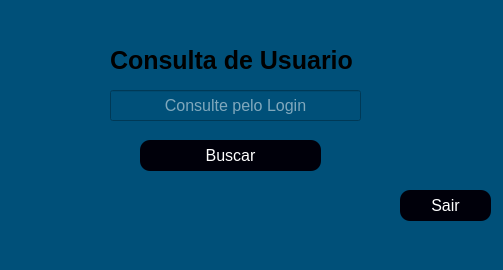
<?xml version="1.0" encoding="UTF-8"?>
<ui version="4.0">
 <class>MainWindow</class>
 <widget class="QMainWindow" name="MainWindow">
  <property name="geometry">
   <rect>
    <x>0</x>
    <y>0</y>
    <width>503</width>
    <height>270</height>
   </rect>
  </property>
  <property name="windowTitle">
   <string>MainWindow</string>
  </property>
  <property name="styleSheet">
   <string notr="true">background-color: rgb(0, 80, 121);</string>
  </property>
  <widget class="QWidget" name="centralwidget">
   <widget class="QPushButton" name="btn_buscar">
    <property name="geometry">
     <rect>
      <x>140</x>
      <y>140</y>
      <width>181</width>
      <height>31</height>
     </rect>
    </property>
    <property name="cursor">
     <cursorShape>PointingHandCursor</cursorShape>
    </property>
    <property name="styleSheet">
     <string notr="true">QPushButton{color: rgb(255, 255, 255); border-radius: 10px; font-size: 16px; background-color:rgb(0, 0, 10);;}

QPushButton:hover{background-color: #fff; color:black}

</string>
    </property>
    <property name="text">
     <string>Buscar</string>
    </property>
   </widget>
   <widget class="QPushButton" name="btn_voltar">
    <property name="geometry">
     <rect>
      <x>400</x>
      <y>190</y>
      <width>91</width>
      <height>31</height>
     </rect>
    </property>
    <property name="cursor">
     <cursorShape>PointingHandCursor</cursorShape>
    </property>
    <property name="styleSheet">
     <string notr="true">QPushButton{color: rgb(255, 255, 255); border-radius: 10px; font-size: 16px; background-color:rgb(0, 0, 10);;}

QPushButton:hover{background-color: #fff; color:black}

</string>
    </property>
    <property name="text">
     <string>Sair</string>
    </property>
   </widget>
   <widget class="QLabel" name="lbl_header">
    <property name="geometry">
     <rect>
      <x>110</x>
      <y>50</y>
      <width>261</width>
      <height>20</height>
     </rect>
    </property>
    <property name="font">
     <font>
      <pointsize>19</pointsize>
      <weight>75</weight>
      <bold>true</bold>
     </font>
    </property>
    <property name="text">
     <string>Consulta de Usuario</string>
    </property>
   </widget>
   <widget class="QLineEdit" name="inpt_login_2">
    <property name="geometry">
     <rect>
      <x>110</x>
      <y>90</y>
      <width>251</width>
      <height>31</height>
     </rect>
    </property>
    <property name="styleSheet">
     <string notr="true">color:#fff; font-size: 16px;</string>
    </property>
    <property name="text">
     <string/>
    </property>
    <property name="alignment">
     <set>Qt::AlignCenter</set>
    </property>
    <property name="placeholderText">
     <string>Consulte pelo Login</string>
    </property>
   </widget>
  </widget>
  <widget class="QMenuBar" name="menubar">
   <property name="geometry">
    <rect>
     <x>0</x>
     <y>0</y>
     <width>503</width>
     <height>21</height>
    </rect>
   </property>
  </widget>
  <widget class="QStatusBar" name="statusbar"/>
 </widget>
 <resources/>
 <connections/>
</ui>
